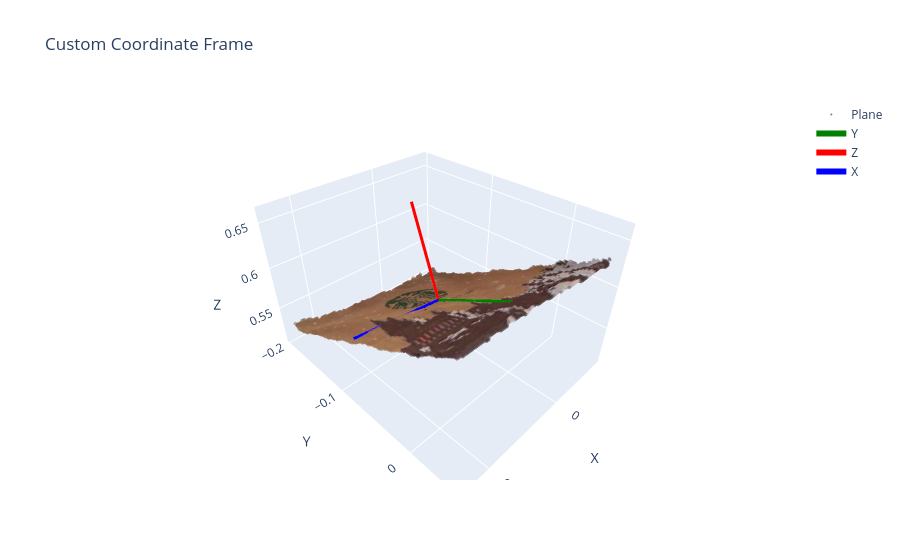

Notebook code cell kept with this figure:
### Code cell
import numpy as np
import plotly.graph_objects as go
from sklearn.decomposition import PCA

# 假设 front_points 是 Nx3 的平面点云
points = front_points

# 1. 原点：平面中心（用包围盒中心更稳定）
min_b = np.min(points, axis=0)
max_b = np.max(points, axis=0)
origin = (min_b + max_b) / 2

# 2. X 轴 = 平面法向量（来自 RANSAC）
z_axis = normal  # 你已有的 normal 向量
z_axis = z_axis / np.linalg.norm(z_axis)

# 3. 在平面上提取长边和短边（用 PCA）
points_centered = points - origin
proj = points_centered - np.outer(np.dot(points_centered, z_axis), z_axis)
pca = PCA(n_components=2)
pca.fit(proj)

long_dir = pca.components_[0]   # 长边
short_dir = pca.components_[1]  # 短边

# 4. 分配轴（按你的要求）
y_axis = long_dir               # Z = 长边（红色）
x_axis = short_dir              # Y = 短边（绿色）

# 5. 构建右手坐标系
y_axis = y_axis / np.linalg.norm(y_axis)
x_axis = x_axis / np.linalg.norm(x_axis)

cross_yz = np.cross(y_axis, z_axis)
if np.dot(x_axis, cross_yz) < 0:
    y_axis = -y_axis



# 6. 固定轴长度为 10 cm (0.1 米)
AXIS_LENGTH = 0.1  # 10 cm

# 7. 绘图
fig = go.Figure()

# 点云（半透明）
fig.add_trace(go.Scatter3d(
    x=points[:, 0], y=points[:, 1], z=points[:, 2],
    mode='markers',
    marker=dict(
        size=2,
        color=inl_color,  # 使用原图颜色
        opacity=0.5        # 半透明
    ),
    name='Plane'
))

fig.add_trace(go.Scatter3d(
    x=[origin[0], origin[0] + y_axis[0] * AXIS_LENGTH],
    y=[origin[1], origin[1] + y_axis[1] * AXIS_LENGTH],
    z=[origin[2], origin[2] + y_axis[2] * AXIS_LENGTH],
    mode='lines',
    line=dict(color='green', width=6),
    name='Y'
))


fig.add_trace(go.Scatter3d(
    x=[origin[0], origin[0] + z_axis[0] * AXIS_LENGTH],
    y=[origin[1], origin[1] + z_axis[1] * AXIS_LENGTH],
    z=[origin[2], origin[2] + z_axis[2] * AXIS_LENGTH],
    mode='lines',
    line=dict(color='red', width=6),
    name='Z'
))

fig.add_trace(go.Scatter3d(
    x=[origin[0], origin[0] + x_axis[0] * AXIS_LENGTH], 
    y=[origin[1], origin[1] + x_axis[1] * AXIS_LENGTH], 
    z=[origin[2], origin[2] + x_axis[2] * AXIS_LENGTH],
    mode='lines',
    line=dict(color='blue', width=6),
    name='X'
))

# 布局（保持自动范围，但确保比例一致）
fig.update_layout(
    title="Custom Coordinate Frame",
    scene=dict(
        xaxis_title='X ',
        yaxis_title='Y ',
        zaxis_title='Z ',
        aspectmode='data'  # 保持真实比例
    )
)


# 保存或显示
fig.show()

### Figure 1 — Plotly figure (JSON) as saved in the notebook; plotly's stock layout.template omitted (floating-point values rounded to 4 significant figures; data arrays with more than 128 entries replaced by an {"elided": "..."} marker saying what was removed)
{"data": [{"marker": {"color": {"elided": "36762x3 int values"}, "opacity": 0.5, "size": 2}, "mode": "markers", "name": "Plane", "type": "scatter3d", "x": {"elided": "36762 float values"}, "y": {"elided": "36762 float values"}, "z": {"elided": "36762 float values"}}, {"line": {"color": "green", "width": 6}, "mode": "lines", "name": "Y", "type": "scatter3d", "x": [0.02847, 0.03006], "y": [-0.07332, 0.01552], "z": [0.573, 0.6189]}, {"line": {"color": "red", "width": 6}, "mode": "lines", "name": "Z", "type": "scatter3d", "x": [0.02847, 0.0196], "y": [-0.07332, -0.1189], "z": [0.573, 0.6616]}, {"line": {"color": "blue", "width": 6}, "mode": "lines", "name": "X", "type": "scatter3d", "x": [0.02847, 0.1281], "y": [-0.07332, -0.0788], "z": [0.573, 0.5802]}], "layout": {"scene": {"aspectmode": "data", "xaxis": {"title": {"text": "X "}}, "yaxis": {"title": {"text": "Y "}}, "zaxis": {"title": {"text": "Z "}}}, "title": {"text": "Custom Coordinate Frame"}}}
